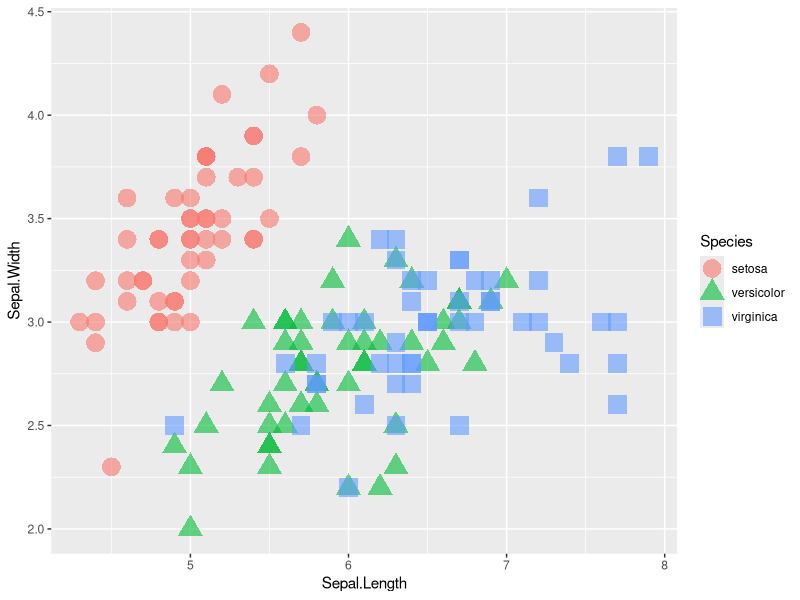

Recreate this plot in R.
## ---- chunk 1
knitr::opts_chunk$set(echo = TRUE, fig.align="center")
## ---- chunk 2
# Get GGPLOT
library(ggplot2)

# Color and shape depend on factor (categorical variable)
ggplot(iris, aes(x=Sepal.Length, y=Sepal.Width, color=Species, shape=Species)) + 
    geom_point(size=6, alpha=0.6)
